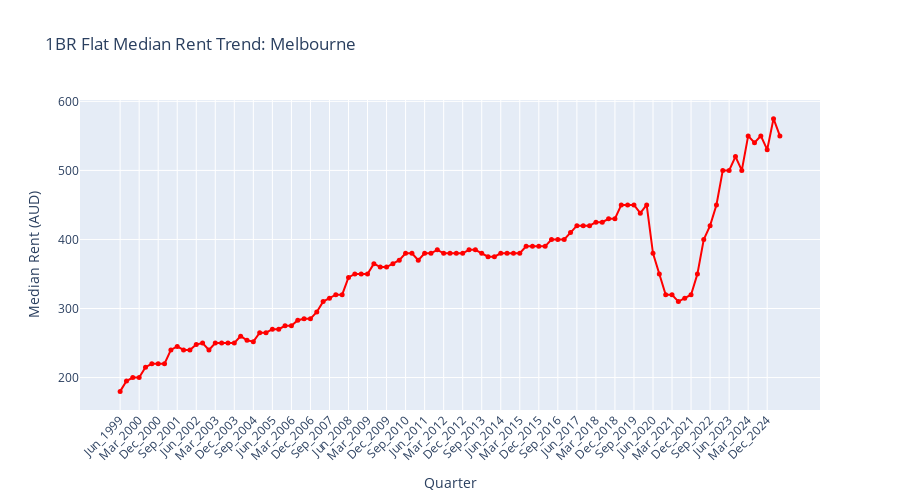

Notebook source saved alongside this figure:
### Code cell
# Now lets calculate the region with the highest median value (across all time periods)

# Calculate mean median rent for each region
region_avg_median = hprice_1br_median.set_index('Region').mean(axis=1, skipna=True)

highest_region = region_avg_median.idxmax()
highest_value = region_avg_median.max()

print(f"HIGHEST AVERAGE MEDIAN RENT:")
print(f"Region: {highest_region}")
print(f"Average Median Rent: ${highest_value:,.2f}")

# Show trend for this region
highest_region_data = hprice_1br_median[hprice_1br_median['Region'] == highest_region].iloc[0, 1:].values

fig2 = go.Figure()
fig2.add_trace(go.Scatter(
    x=quarters,
    y=highest_region_data,
    mode='lines+markers',
    name=highest_region,
    line=dict(color='red', width=2),
    marker=dict(size=5)
))

fig2.update_layout(
    title=f'1BR Flat Median Rent Trend: {highest_region}',
    xaxis_title='Quarter',
    yaxis_title='Median Rent (AUD)',
    hovermode='x unified',
    height=500,
    xaxis=dict(tickangle=-45)
)

fig2.show()

### Figure 1 — Plotly figure (JSON) as saved in the notebook; plotly's stock layout.template omitted (floating-point values rounded to 4 significant figures)
{"data": [{"line": {"color": "red", "width": 2}, "marker": {"size": 5}, "mode": "lines+markers", "name": "Melbourne", "type": "scatter", "x": ["Jun_1999", "Sep_1999", "Dec_1999", "Mar_2000", "Jun_2000", "Sep_2000", "Dec_2000", "Mar_2001", "Jun_2001", "Sep_2001", "Dec_2001", "Mar_2002", "Jun_2002", "Sep_2002", "Dec_2002", "Mar_2003", "Jun_2003", "Sep_2003", "Dec_2003", "Mar_2004", "Jun_2004", "Sep_2004", "Dec_2004", "Mar_2005", "Jun_2005", "Sep_2005", "Dec_2005", "Mar_2006", "Jun_2006", "Sep_2006", "Dec_2006", "Mar_2007", "Jun_2007", "Sep_2007", "Dec_2007", "Mar_2008", "Jun_2008", "Sep_2008", "Dec_2008", "Mar_2009", "Jun_2009", "Sep_2009", "Dec_2009", "Mar_2010", "Jun_2010", "Sep_2010", "Dec_2010", "Mar_2011", "Jun_2011", "Sep_2011", "Dec_2011", "Mar_2012", "Jun_2012", "Sep_2012", "Dec_2012", "Mar_2013", "Jun_2013", "Sep_2013", "Dec_2013", "Mar_2014", "Jun_2014", "Sep_2014", "Dec_2014", "Mar_2015", "Jun_2015", "Sep_2015", "Dec_2015", "Mar_2016", "Jun_2016", "Sep_2016", "Dec_2016", "Mar_2017", "Jun_2017", "Sep_2017", "Dec_2017", "Mar_2018", "Jun_2018", "Sep_2018", "Dec_2018", "Mar_2019", "Jun_2019", "Sep_2019", "Dec_2019", "Mar_2020", "Jun_2020", "Sep_2020", "Dec_2020", "Mar_2021", "Jun_2021", "Sep_2021", "Dec_2021", "Mar_2022", "Jun_2022", "Sep_2022", "Dec_2022", "Mar_2023", "Jun_2023", "Sep_2023", "Dec_2023", "Mar_2024", "Jun_2024", "Sep_2024", "Dec_2024", "Mar_2025", "Jun_2025"], "y": [180, 195, 200, 200, 215, 220, 220, 220, 240, 245, 240, 240, 248, 250, 240, 250, 250, 250, 250, 260, 254, 252, 265, 265, 270, 270, 275, 275, 283, 285, 285, 295, 310, 315, 320, 320, 345, 350, 350, 350, 365, 360, 360, 365, 370, 380, 380, 370, 380, 380, 385, 380, 380, 380, 380, 385, 385, 380, 375, 375, 380, 380, 380, 380, 390, 390, 390, 390, 400, 400, 400, 410, 420, 420, 420, 425, 425, 430, 430, 450, 450, 450, 438, 450, 380, 350, 320, 320, 310, 315, 320, 350, 400, 420, 450, 500, 500, 520, 500, 550, 540, 550, 530, 575, 550]}], "layout": {"height": 500, "hovermode": "x unified", "title": {"text": "1BR Flat Median Rent Trend: Melbourne"}, "xaxis": {"tickangle": -45, "title": {"text": "Quarter"}}, "yaxis": {"title": {"text": "Median Rent (AUD)"}}}}
